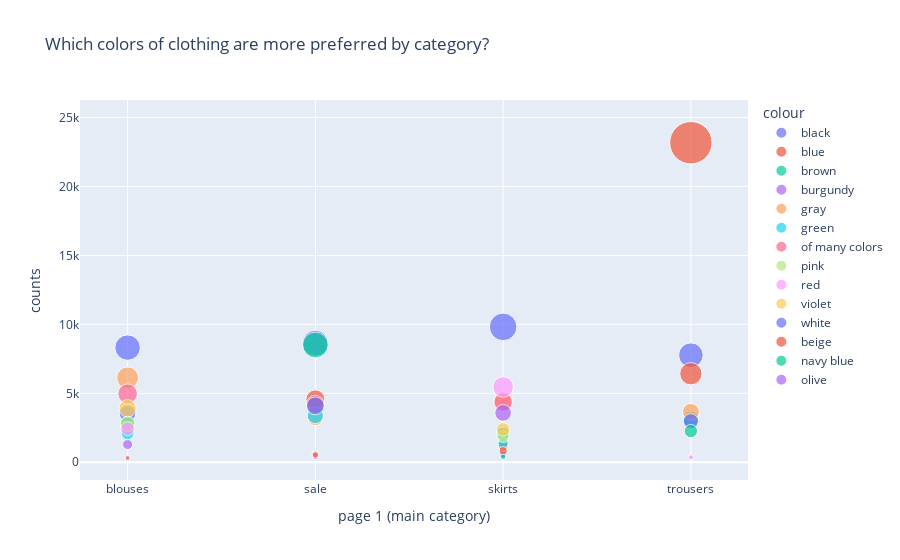

Notebook code for this chart:
### Markdown cell above
**As we already noticed that order count has a huge variation, this bar chart reaffirms that conclusion. This could indicate less data availability for non European countries. However, as per the given data Poland has the highest click counts followed by Czech Republic and Lithuania.**

### Code cell
import plotly.express as px
colorGroupByCategory = retailData.groupby(by=["page 1 (main category)", "colour"]).size().reset_index(name="counts")
fig = px.scatter(colorGroupByCategory, x="page 1 (main category)", y="counts",
                 color='colour', size='counts', size_max=30, title="Which colors of clothing are more preferred by category?")
fig.show()

### Figure 1 — Plotly figure (JSON) as saved in the notebook; plotly's stock layout.template omitted (floating-point values rounded to 4 significant figures)
{"data": [{"hovertemplate": "colour=black<br>page 1 (main category)=%{x}<br>counts=%{marker.size}<extra></extra>", "legendgroup": "black", "marker": {"color": "#636efa", "size": [3548, 8632, 9817, 7767], "sizemode": "area", "sizeref": 25.74, "symbol": "circle"}, "mode": "markers", "name": "black", "orientation": "v", "showlegend": true, "type": "scatter", "x": ["blouses", "sale", "skirts", "trousers"], "xaxis": "x", "y": [3548, 8632, 9817, 7767], "yaxis": "y"}, {"hovertemplate": "colour=blue<br>page 1 (main category)=%{x}<br>counts=%{marker.size}<extra></extra>", "legendgroup": "blue", "marker": {"color": "#EF553B", "size": [310, 4567, 1214, 23168], "sizemode": "area", "sizeref": 25.74, "symbol": "circle"}, "mode": "markers", "name": "blue", "orientation": "v", "showlegend": true, "type": "scatter", "x": ["blouses", "sale", "skirts", "trousers"], "xaxis": "x", "y": [310, 4567, 1214, 23168], "yaxis": "y"}, {"hovertemplate": "colour=brown<br>page 1 (main category)=%{x}<br>counts=%{marker.size}<extra></extra>", "legendgroup": "brown", "marker": {"color": "#00cc96", "size": [2809, 8501, 2077, 3130], "sizemode": "area", "sizeref": 25.74, "symbol": "circle"}, "mode": "markers", "name": "brown", "orientation": "v", "showlegend": true, "type": "scatter", "x": ["blouses", "sale", "skirts", "trousers"], "xaxis": "x", "y": [2809, 8501, 2077, 3130], "yaxis": "y"}, {"hovertemplate": "colour=burgundy<br>page 1 (main category)=%{x}<br>counts=%{marker.size}<extra></extra>", "legendgroup": "burgundy", "marker": {"color": "#ab63fa", "size": [1288, 379], "sizemode": "area", "sizeref": 25.74, "symbol": "circle"}, "mode": "markers", "name": "burgundy", "orientation": "v", "showlegend": true, "type": "scatter", "x": ["blouses", "sale"], "xaxis": "x", "y": [1288, 379], "yaxis": "y"}, {"hovertemplate": "colour=gray<br>page 1 (main category)=%{x}<br>counts=%{marker.size}<extra></extra>", "legendgroup": "gray", "marker": {"color": "#FFA15A", "size": [6124, 3238, 4456, 3658], "sizemode": "area", "sizeref": 25.74, "symbol": "circle"}, "mode": "markers", "name": "gray", "orientation": "v", "showlegend": true, "type": "scatter", "x": ["blouses", "sale", "skirts", "trousers"], "xaxis": "x", "y": [6124, 3238, 4456, 3658], "yaxis": "y"}, {"hovertemplate": "colour=green<br>page 1 (main category)=%{x}<br>counts=%{marker.size}<extra></extra>", "legendgroup": "green", "marker": {"color": "#19d3f3", "size": [2092, 3393, 1391], "sizemode": "area", "sizeref": 25.74, "symbol": "circle"}, "mode": "markers", "name": "green", "orientation": "v", "showlegend": true, "type": "scatter", "x": ["blouses", "sale", "skirts"], "xaxis": "x", "y": [2092, 3393, 1391], "yaxis": "y"}, {"hovertemplate": "colour=of many colors<br>page 1 (main category)=%{x}<br>counts=%{marker.size}<extra></extra>", "legendgroup": "of many colors", "marker": {"color": "#FF6692", "size": [4969, 4204, 4358], "sizemode": "area", "sizeref": 25.74, "symbol": "circle"}, "mode": "markers", "name": "of many colors", "orientation": "v", "showlegend": true, "type": "scatter", "x": ["blouses", "sale", "skirts"], "xaxis": "x", "y": [4969, 4204, 4358], "yaxis": "y"}, {"hovertemplate": "colour=pink<br>page 1 (main category)=%{x}<br>counts=%{marker.size}<extra></extra>", "legendgroup": "pink", "marker": {"color": "#B6E880", "size": [2769, 644, 1879], "sizemode": "area", "sizeref": 25.74, "symbol": "circle"}, "mode": "markers", "name": "pink", "orientation": "v", "showlegend": true, "type": "scatter", "x": ["blouses", "sale", "skirts"], "xaxis": "x", "y": [2769, 644, 1879], "yaxis": "y"}, {"hovertemplate": "colour=red<br>page 1 (main category)=%{x}<br>counts=%{marker.size}<extra></extra>", "legendgroup": "red", "marker": {"color": "#FF97FF", "size": [2439, 574, 5458, 359], "sizemode": "area", "sizeref": 25.74, "symbol": "circle"}, "mode": "markers", "name": "red", "orientation": "v", "showlegend": true, "type": "scatter", "x": ["blouses", "sale", "skirts", "trousers"], "xaxis": "x", "y": [2439, 574, 5458, 359], "yaxis": "y"}, {"hovertemplate": "colour=violet<br>page 1 (main category)=%{x}<br>counts=%{marker.size}<extra></extra>", "legendgroup": "violet", "marker": {"color": "#FECB52", "size": [3914, 2381], "sizemode": "area", "sizeref": 25.74, "symbol": "circle"}, "mode": "markers", "name": "violet", "orientation": "v", "showlegend": true, "type": "scatter", "x": ["blouses", "skirts"], "xaxis": "x", "y": [3914, 2381], "yaxis": "y"}, {"hovertemplate": "colour=white<br>page 1 (main category)=%{x}<br>counts=%{marker.size}<extra></extra>", "legendgroup": "white", "marker": {"color": "#636efa", "size": [8315, 4088, 559, 2977], "sizemode": "area", "sizeref": 25.74, "symbol": "circle"}, "mode": "markers", "name": "white", "orientation": "v", "showlegend": true, "type": "scatter", "x": ["blouses", "sale", "skirts", "trousers"], "xaxis": "x", "y": [8315, 4088, 559, 2977], "yaxis": "y"}, {"hovertemplate": "colour=beige<br>page 1 (main category)=%{x}<br>counts=%{marker.size}<extra></extra>", "legendgroup": "beige", "marker": {"color": "#EF553B", "size": [527, 840, 6418], "sizemode": "area", "sizeref": 25.74, "symbol": "circle"}, "mode": "markers", "name": "beige", "orientation": "v", "showlegend": true, "type": "scatter", "x": ["sale", "skirts", "trousers"], "xaxis": "x", "y": [527, 840, 6418], "yaxis": "y"}, {"hovertemplate": "colour=navy blue<br>page 1 (main category)=%{x}<br>counts=%{marker.size}<extra></extra>", "legendgroup": "navy blue", "marker": {"color": "#00cc96", "size": [399, 2265], "sizemode": "area", "sizeref": 25.74, "symbol": "circle"}, "mode": "markers", "name": "navy blue", "orientation": "v", "showlegend": true, "type": "scatter", "x": ["skirts", "trousers"], "xaxis": "x", "y": [399, 2265], "yaxis": "y"}, {"hovertemplate": "colour=olive<br>page 1 (main category)=%{x}<br>counts=%{marker.size}<extra></extra>", "legendgroup": "olive", "marker": {"color": "#ab63fa", "size": [3579], "sizemode": "area", "sizeref": 25.74, "symbol": "circle"}, "mode": "markers", "name": "olive", "orientation": "v", "showlegend": true, "type": "scatter", "x": ["skirts"], "xaxis": "x", "y": [3579], "yaxis": "y"}], "layout": {"legend": {"itemsizing": "constant", "title": {"text": "colour"}, "tracegroupgap": 0}, "title": {"text": "Which colors of clothing are more preferred by category?"}, "xaxis": {"anchor": "y", "domain": [0, 1], "title": {"text": "page 1 (main category)"}}, "yaxis": {"anchor": "x", "domain": [0, 1], "title": {"text": "counts"}}}}
